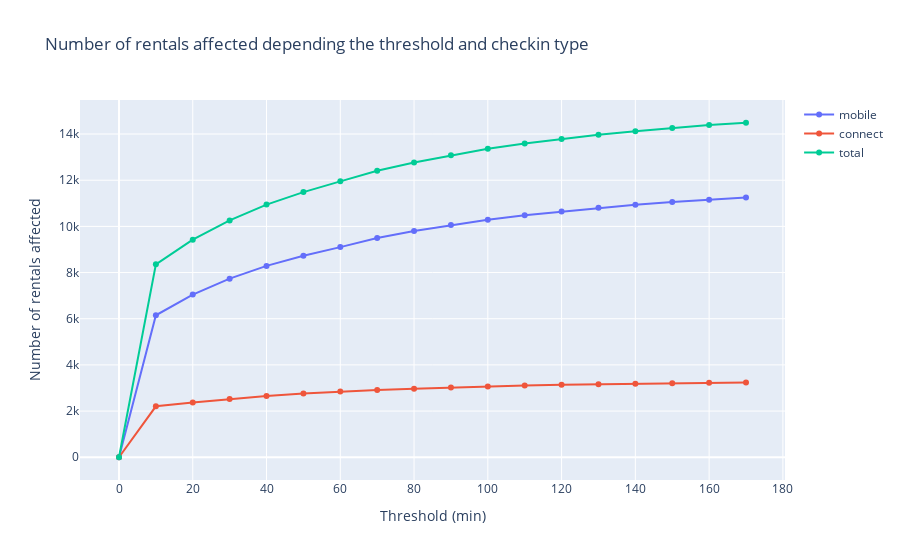

The code cell stored with this chart in its notebook:
### Markdown cell above
**How many rentals would be affected by the feature depending on the threshold and scope we choose?**

### Code cell
fig_3 = create_plot_from_thresholds(df_delay,
                                  thresholds,
                                  "delay_at_checkout_in_minutes",
                                  "Threshold (min)",
                                  "Rentals affected",
                                  "Number of rentals affected depending the threshold and checkin type",
                                  False,
                                  False)

fig_3.show()

### Figure 1 — Plotly figure (JSON) as saved in the notebook; plotly's stock layout.template omitted (floating-point values rounded to 4 significant figures)
{"data": [{"mode": "lines+markers", "name": "mobile", "type": "scatter", "x": [0, 10, 20, 30, 40, 50, 60, 70, 80, 90, 100, 110, 120, 130, 140, 150, 160, 170], "y": [0, 6150, 7048, 7735, 8289, 8730, 9102, 9501, 9802, 10057, 10291, 10487, 10643, 10807, 10941, 11059, 11158, 11249]}, {"mode": "lines+markers", "name": "connect", "type": "scatter", "x": [0, 10, 20, 30, 40, 50, 60, 70, 80, 90, 100, 110, 120, 130, 140, 150, 160, 170], "y": [0, 2206, 2374, 2523, 2654, 2756, 2848, 2911, 2966, 3022, 3068, 3107, 3140, 3166, 3182, 3208, 3232, 3240]}, {"mode": "lines+markers", "name": "total", "type": "scatter", "x": [0, 10, 20, 30, 40, 50, 60, 70, 80, 90, 100, 110, 120, 130, 140, 150, 160, 170], "y": [0, 8356, 9422, 10258, 10943, 11486, 11950, 12412, 12768, 13079, 13359, 13594, 13783, 13973, 14123, 14267, 14390, 14489]}], "layout": {"title": {"text": "Number of rentals affected depending the threshold and checkin type"}, "xaxis": {"title": {"text": "Threshold (min)"}}, "yaxis": {"title": {"text": "Number of rentals affected"}}}}
